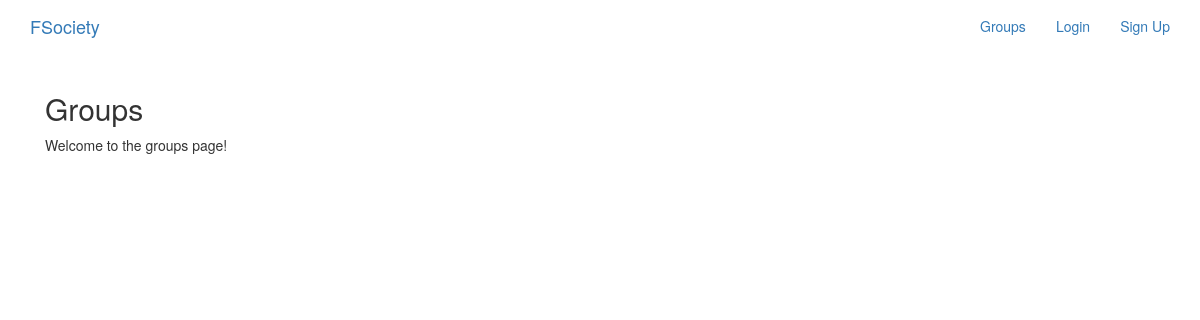
Before: /groups/ with the older database file.
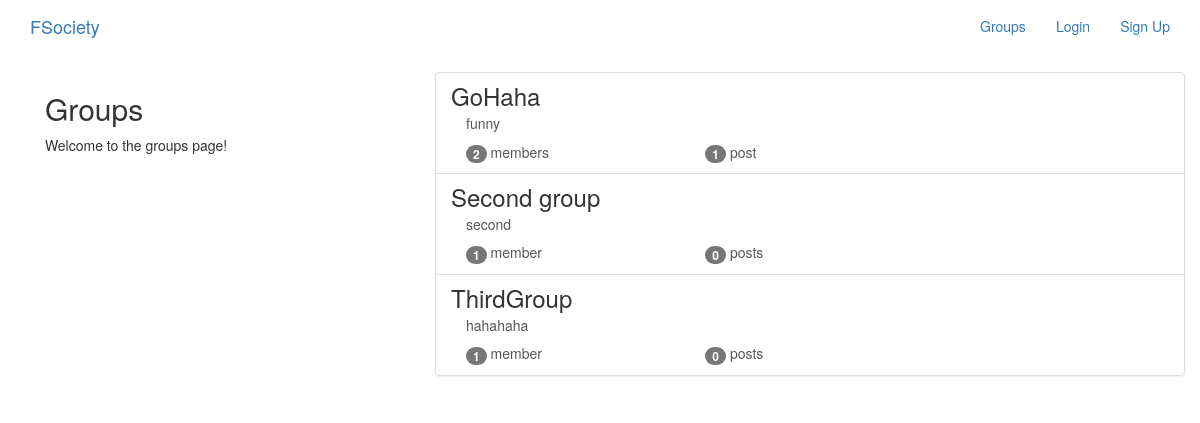
After: the same page with the newer database file.
### groups/models.py (models this page shows, shortened)
class Group(models.Model):
    name = models.CharField(max_length = 225, unique = True)
    slug = models.SlugField(allow_unicode = True, unique = True)
    description = models.TextField(blank = True, default = '')
    description_html = models.TextField(editable = False, default = '')
    members = models.ManyToManyField(User, through = 'GroupMember')
    class Meta:
        ordering = ['name']

### groups/views.py (the view)
class ListGroups(generic.ListView):
    model = Group

### groups/templates/groups/group_list.html (shortened to what this page needs)
{% extends "groups/group_base.html" %}
{% block pregroup %}
    <div class="col-md-4">
        <div class="content">
            <h2>Groups</h2>
            <p>Welcome to the groups page!</p>
        </div>
    </div>
{% endblock %}
{% block group_content %}
    <div class="col-md-8">
        <div class="list-group">
            {% for group in object_list %}
                <a href="{% url 'groups:single' slug=group.slug %}" class="list-group-item">
                    <h3 class="title list-group-item-heading">{{ group.name }}</h3>
                    <div class="list-group-item-text container-fluid">
                        {{group.description_html|safe}}
                        <div class="row">
                            <div class="col-md-4">
                                <span class="badge">{{ group.members.count }}</span>
                                member{{group.members.count|pluralize}}
                            </div>
                            <div class="col-md-4">
                                <span class="badge">{{ group.posts.count }}</span>
                                post{{group.posts.count|pluralize}}
                            </div>
                        </div>
                    </div>
                </a>
            {% endfor %}
        </div>
    </div>
{% endblock %}

### groups/templates/groups/group_base.html (shortened to what this page needs)
{% extends "base.html" %}
{% block content %}
    <div class="container">
        <div class="row">
            {% block pregroup %}{% endblock %}
            {% block group_content %}{% endblock %}
        </div>
    </div>
{% endblock %}

### templates/base.html (shortened to what this page needs)
<!DOCTYPE html>
{% load static %}
<html lang="en">
    <head>
        <link rel="stylesheet" href="https://maxcdn.bootstrapcdn.com/bootstrap/3.3.7/css/bootstrap.min.css">
        <link rel="stylesheet" href="https://maxcdn.bootstrapcdn.com/bootstrap/3.3.7/css/bootstrap-theme.min.css">
    </head>
    <body>
        <nav class="navbar mynav" role="navigation" id="navbar">
            <div class="container">
                <a href="{% url 'home' %}" class="navbar-brand mynav">FSociety</a>
                <ul class="nav navbar-nav navbar-right">
                    {% if user.is_authenticated %}
                        <li><a href="{% url 'posts:create' %}">Post</a></li>
                        <li><a href="{% url 'groups:all' %}">Groups</a></li>
                        <li><a href="{% url 'groups:create' %}">Create Groups</a></li>
                        <li><a href="{% url 'accounts:logout' %}">Logout</a></li>
                    {% else %}
                        <li><a href="{% url 'groups:all' %}">Groups</a></li>
                        <li><a href="{% url 'accounts:login' %}">Login</a></li>
                        <li><a href="{% url 'accounts:signup' %}">Sign Up</a></li>
                    {% endif %}
                </ul>
            </div>
        </nav>
        <div class="container mycontent">
            {% block content %}
            {% endblock %}
        </div>
    </body>
</html>

Changed rows visible on the page:
added Group: name "GoHaha", description_html "funny", members.count "2", posts.count "1"
added Group: name "Second group", description_html "second", members.count "1", posts.count "0"
added Group: name "ThirdGroup", description_html "hahahaha", members.count "1", posts.count "0"
